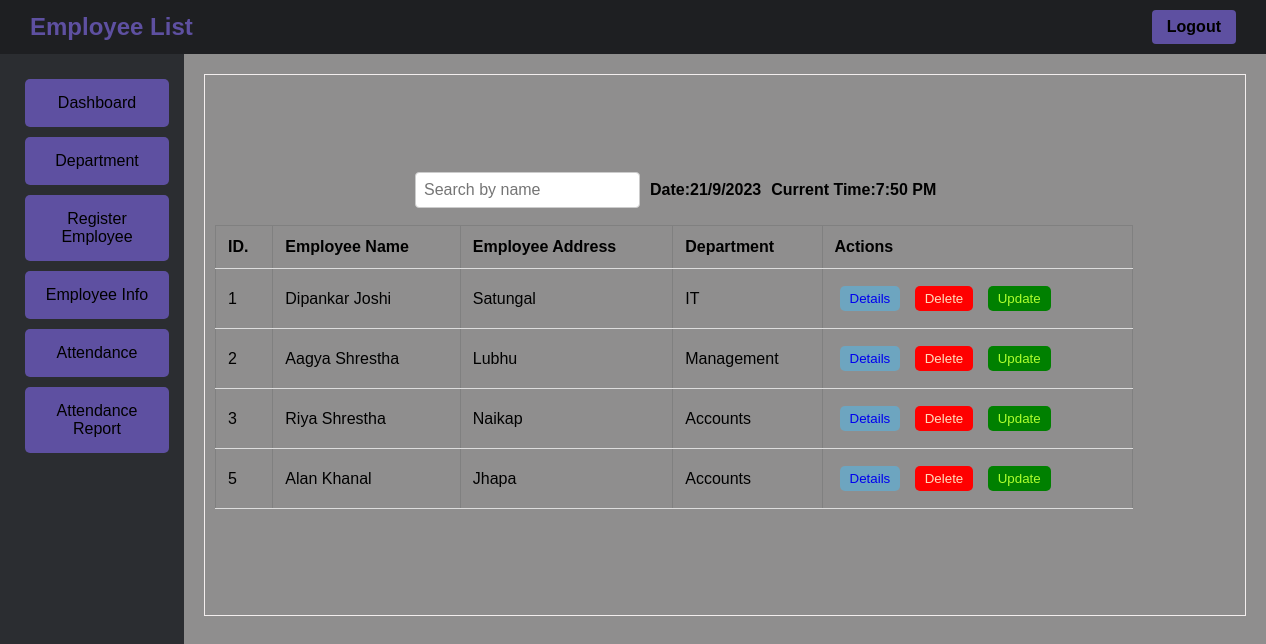
The page /admin/empInfo.php (signed in) on the database its author committed.
### tables this page shows
CREATE TABLE `emp_info` (
  `emp_id` int(15) NOT NULL,
  `dept_id` int(15) NOT NULL,
  `atten_id` int(15) NOT NULL,
  `emp_name` varchar(60) NOT NULL,
  `emp_address` varchar(120) NOT NULL,
  `emp_phone` varchar(20) NOT NULL,
  `emp_email` varchar(60) NOT NULL,
  `department` int(15) NOT NULL,
  `qr_code` varchar(255) NOT NULL
);

CREATE TABLE `department` (
  `dept_id` int(15) NOT NULL,
  `dept_name` varchar(60) NOT NULL
);

### admin/empInfo.php (the view, shortened to what this page needs)
<?php
    include '../database/dbconnect.php';
?>
<!DOCTYPE html>
<html>
<head>
    <link rel="stylesheet" type="text/css" href="../style/base.css">
</head>
<body>
    <div class="nav">
        <div class="admin-title">Employee List</div>
        <div class="logout"><a href="logout.php">Logout</a></div>
    </div>
    <div class="container">
        <div class="side_panel">
            <div class="spanel_button"><a href="dashboard.php">Dashboard</a></div>
            <div class="spanel_button"><a href="department.php">Department</a></div>
            <div class="spanel_button"><a href="empReg.php">Register Employee</a></div>
            <div class="spanel_button"><a href="empInfo.php">Employee Info</a></div>
            <div class="spanel_button"><a href="scan.php">Attendance</a></div>
            <div class="spanel_button"><a href="attenReport.php">Attendance Report</a></div>
        </div>
        <div class="second">
            <div class="box">
                <div class="search-container">
                    <input type="text" id="searchInput" onkeyup="searchTable()" placeholder="Search by name">
                    <div class="date-container">
                    Date: <span id="date"><?php echo date('d/m/Y'); ?></span>
                    </div>
                    <div class="time-container">
                    Current Time: <span id="currentTime"><?php echo date('h:i A'); ?></span>
                    </div>
                </div>
                <?php
                    $sql = "SELECT * FROM emp_info JOIN department ON emp_info.dept_id = department.dept_id ORDER BY emp_info.emp_id";
                    $result = mysqli_query($conn, $sql) or die("Query Unsuccessfull");
                    if(mysqli_num_rows($result) > 0){
                ?>
                <table border="1">
                    <tr>
                        <th>ID.</th>
                        <th>Employee Name</th>
                        <th>Employee Address</th>
                        <th>Department</th>
                        <th>Actions</th>
                    </tr>
                    <tbody>
                        <?php
                            while($row = $result->fetch_assoc()) {
                                ?>
                                <tr>
                                    <td><?= $row['emp_id']?></td>
                                    <td><?= $row['emp_name']?></td>
                                    <td><?= $row['emp_address']?></td>
                                    <td><?= $row['dept_name']?></td>
                                    <td>
                                        <button class=detailsBtn><a href="empDetails.php?id=<?php echo $row['emp_id'] ?>">Details</a></button>
                                        <button class=deleteBtn><a href="../database/delete_emp.php?id=<?php echo $row['emp_id'] ?>">Delete</a></button>
                                        <button class=updateBtn><a href="empupdate.php?id=<?php echo $row['emp_id'] ?>">Update</a></button>
                                    </td>
                                </tr>
                            <?php } ?>
                    </tbody>
                </table>
                <?php }else{
                    echo '<div class="no-record-message"><h2>No Record Found</h2></div>';
                } ?>
            </div>
        </div>
    </div>
</body>
</html>

### style/base.css (style rules this page uses)
body { font-family: Arial, sans-serif; margin: 0; padding: 0; display: flex; flex-direction: column; }
.nav { background-color: #1e1f22; padding: 10px; display: flex; align-items: center; justify-content: space-between; }
.admin-title { color: #5e50a1; font-size: 24px; font-weight: bold; padding: 0px 20px; }
.container { height: 100vh; display: flex; flex-direction: row; }
.side_panel { background-color:#2B2D31; width: 200px; padding: 20px; list-style-type: none; text-decoration: none; display: flex; flex-direction: column; align-items: flex-start; justify-content: flex-start; }
.second { flex: 1; background-color:rgb(143, 142, 142); display: flex; flex-wrap: wrap; padding: 20px; }
.box { height: 65vh; width: 1020px; position: relative; border: 1px solid rgb(243, 238, 238); display: flex; flex-wrap: wrap; padding: 10px; }
button { padding: 5px 10px; background-color: #4CAF50; color: white; border: none; cursor: pointer; }
.spanel_button { margin: 5px; background-color: #5e50a1; border: 1px solid gray; width: 100%; border: none; text-align: center; border-radius: 5px; cursor: pointer; transition: background-color 0.3s; }
.spanel_button a { display: block; color: black; text-decoration: none; font-size: 16px; padding: 10px 15px; margin: 5px; border-radius: 4px; transition: background-color 0.3s ease; }
.updateBtn { background-color: green; text-decoration: none; padding: 5px 10px; margin: 5px; border-radius: 5px; transition: background-color 0.3s ease; }
.updateBtn a { text-decoration: none; color: greenyellow; }
.deleteBtn { background-color: red; text-decoration: none; padding: 5px 10px; margin: 5px; border-radius: 5px; transition: background-color 0.3s ease; }
.deleteBtn a { text-decoration: none; color: #ffddbb; }
.detailsBtn { background-color: #6da5c0; text-decoration: none; padding: 5px 10px; margin: 5px; border-radius: 5px; transition: background-color 0.3s ease; }
.detailsBtn a { text-decoration: none; }
.logout { background-color: #5e50a1; color: #4ebcfc; padding: 8px 15px; border: none; border-radius: 4px; cursor: pointer; font-weight: bold; transition: background-color 0.3s ease; margin-right: 20px; }
.logout a { color: black; text-decoration: none; }

### admin/empInfo.php (style rules this page uses)
.box { flex-direction: column; }
.search-container { display: flex; align-items: center; justify-content: flex-start; height: 50px; margin: 80px 0px 10px 200px; }
.search-container input[type="text"] { padding: 8px; border: 1px solid #ccc; border-radius: 4px; font-size: 16px; margin-right: 10px; }
.date-container { display: flex; align-items: center; justify-content: flex-start; font-weight: bold; }
.time-container { display: flex; align-items: center; justify-content: flex-start; font-weight: bold; margin-left: 10px; }
table { border-collapse: collapse; width: 90%; }
th, td { padding: 12px; text-align: left; border-bottom: 1px solid #ddd; height: 2px; }

### rows shown on the page
emp_info: emp_id "1", emp_name "Dipankar Joshi", emp_address "Satungal", dept.dept_name "IT"
emp_info: emp_id "2", emp_name "Aagya Shrestha", emp_address "Lubhu", dept.dept_name "Management"
emp_info: emp_id "3", emp_name "Riya Shrestha", emp_address "Naikap", dept.dept_name "Accounts"
emp_info: emp_id "5", emp_name "Alan Khanal", emp_address "Jhapa", dept.dept_name "Accounts"
